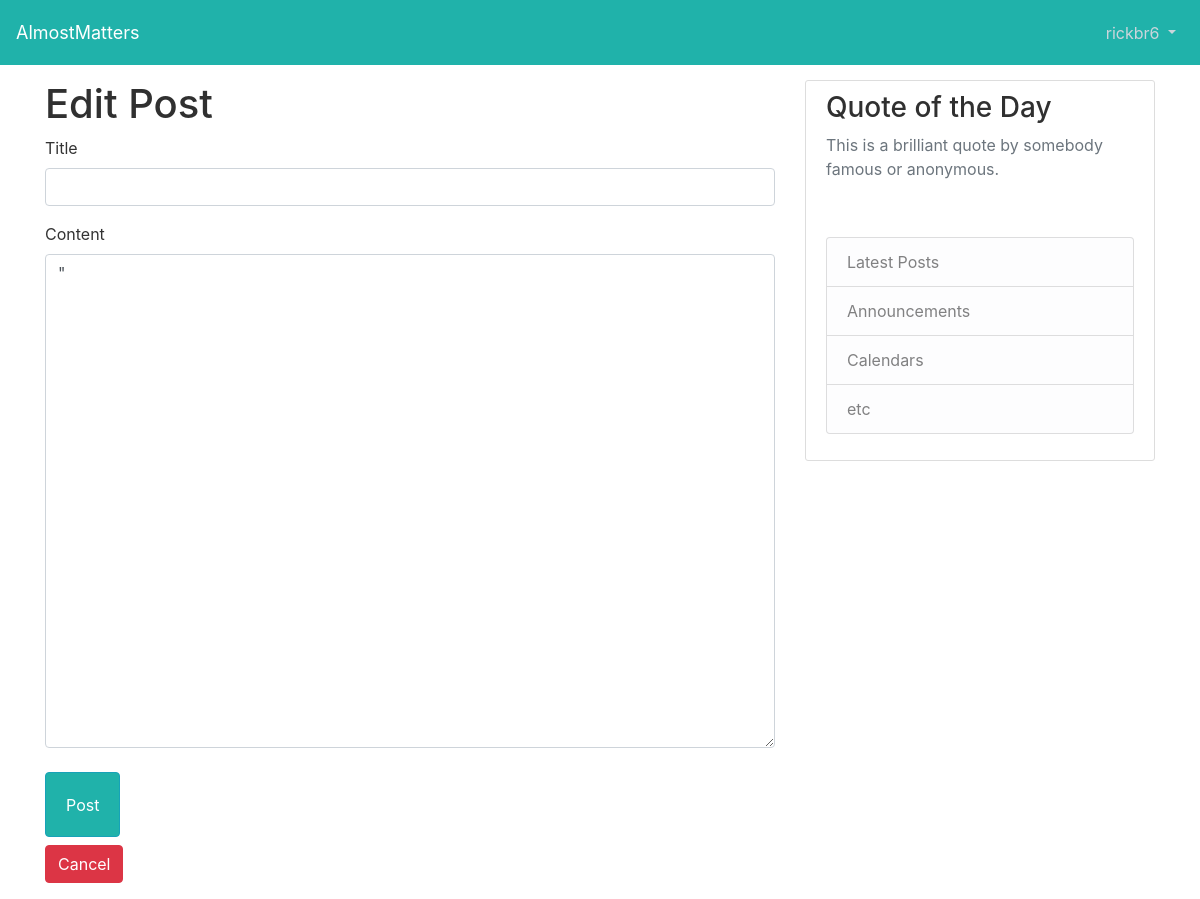
The page /user/posts/edit/12 (signed in) on the database as committed earlier.
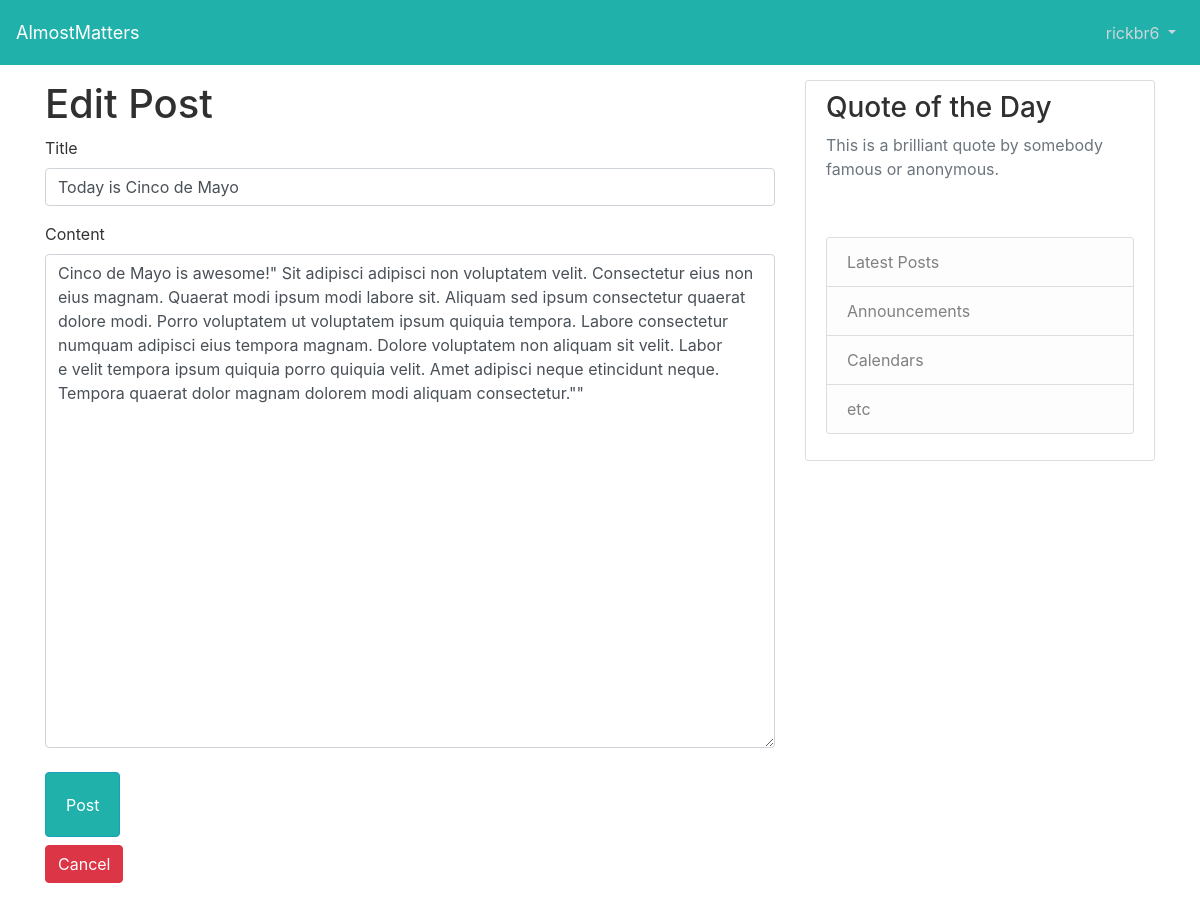
The same page on the database as committed later.
### models.py (models this page shows, shortened)
class Articles(db.Model):
    id = db.Column(db.Integer, primary_key=True)
    title = db.Column(db.String(30))
    content = db.Column(db.Text, nullable=False)
    user_id = db.Column(db.Integer, db.ForeignKey("users.id"), nullable=False)
    created_at = db.Column(db.DateTime, server_default=func.now())
    updated_at = db.Column(db.DateTime, server_default=func.now(), onupdate=func.now())

### controller_functions.py (the view)
def show_edit_user_post(id):
    print(f"ROUTE: show_edit_user_post")
    current_user = Users.query.get(session['user_id'])
    post = Articles.query.get(id)
    return render_template("edit_posts.html", post=post, user=current_user)

### templates/edit_posts.html (shortened to what this page needs)
{% extends "./layout.html" %}
{% block content %}
<h1>Edit Post</h1>
<form id="post_form" action="/edit_post/{{ post.id }}" method="POST">
  <div class="form-group">
    <label for="post_title">Title</label>
    <input type="text" class="form-control" name="post_title" id="post_title" value="{{ post.title }}">
  </div>
  <div class="form-group">
    <label for="post_content">Content</label>
    <textarea class="form-control" name="post_content" id="post_content" rows="20" >{{ post.content }}"</textarea>
  </div>
  <button class="btn btn-info my-2 bg-steel" id="post-button" type="submit">Post</button>
</form>
<form id="cancel_update_photo" action="/dashboard">
    <div class="form-group">
        <button class="btn btn-danger" id="post-cancel-button" type="submit">Cancel</button>
    </div>
</form>
{% endblock content %}

Rows that differ between the two databases and show on the page:
added Articles: post_title "Today is Cinco de Mayo", post_content "Cinco de Mayo is awesome!\" Sit adipisci adipisci non voluptatem velit. Consectetur eius non eius magnam. Quaerat modi ipsum modi labore sit. Aliquam sed ipsum consectetur quaerat dolore modi. Porro voluptatem ut voluptatem ipsum quiquia tempora. Labore consectetur numquam adipisci eius tempora magnam. Dolore voluptatem non aliquam sit velit. Labor e velit tempora ipsum quiquia porro quiquia velit. Amet adipisci neque etincidunt neque. Tempora quaerat dolor magnam dolorem modi aliquam consectetur.\"\""
Other text that changed with them:
form field post_content: "\"" → (not shown)
